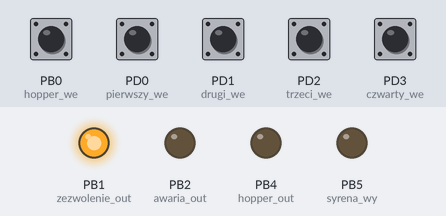
Bench run of a program on a simulated ATmega8, built with avr-gcc and emulated at 8 MHz. Parts: output pins drawn as LEDs (lit = HIGH). The test bench sets the inputs (shaded band); at power-on: PB0 (hopper_we), PD0 (pierwszy_we), PD1 (drugi_we), PD2 (trzeci_we), PD3 (czwarty_we) HIGH. At 9.9 s the program stops and its outputs stay as they are.

Above: at 1.8 s.
1.9 s: PD0 (pierwszy_we) pulled LOW for 0.15 s
At 3.3 s:
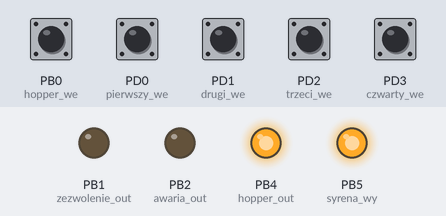
At 10.8 s:
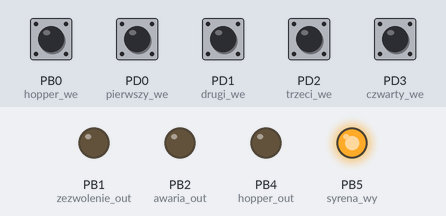
Timing chart, 0 to 11.4 s (numbered marks = the images above; inputs shaded):
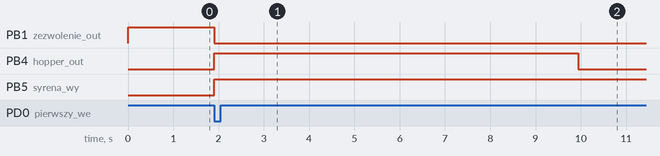

Measured:
- after the input at 1.9 s, PB1 (zezwolenie_out): HIGH → LOW at once; PB4 (hopper_out): LOW → HIGH at once, → LOW 8.0 s later; PB5 (syrena_wy): LOW → HIGH at once

The program:

main.c
```c
#include <avr/io.h>
#include <util/delay.h>

#include <stdlib.h>
#include <avr/interrupt.h>
#include "main.h"

#define F_CPU 8000000UL // zegar w Hz

volatile uint16_t kasa,i,timnes = 0;
volatile uint8_t money,FL_hopper = 1,FLwhile = 1;
volatile uint8_t BAN10 = 10,BAN20=20,BAN50=50,BAN100=100;


int main(void) {

	DDR_pierwszy_we;
	DDR_drugi_we;
	DDR_trzeci_we;
	DDR_czwarty_we;
	DDR_piaty_we;

	DDR_hopper_we;
	DDR_zezwolenie_out;

	pierwszy_we_VCC;
	drugi_we_VCC;
	trzeci_we_VCC;
	czwarty_we_VCC;
	piaty_we_VCC;

	hopper_we_VCC;

	DDR_syrena_wy;
	PORT_syrena_wy_0;
	DDR_hopper_out;
	PORT_hopper_out_0;
	DDR_zezwolenie_out;
	PORT_zezwolenie_out_1;
	DDR_awaria_out;
	PORT_awaria_out_0;
	_delay_ms(1000);
	PORT_hopper_out_0;
	while (1) {

// ==========================================================================================
// =================================== drugi ================================================

			if (!(PIN_pierwszy_we)) {
				_delay_ms(2);
				if (!(PIN_pierwszy_we)) {
						nabij_kase(BAN10);
				}
			}

			if (!(PIN_drugi_we)) {
				_delay_ms(2);

				if (!(PIN_drugi_we)) {
						nabij_kase(BAN20);
				}
			}
			if (!(PIN_trzeci_we)) {
				_delay_ms(2);
				if (!(PIN_trzeci_we)) {
						nabij_kase(BAN50);
				}
			}
			if (!(PIN_czwarty_we)) {
				_delay_ms(2);
				if (!(PIN_czwarty_we)) {
						nabij_kase(BAN100);
				}
			}

		}
// ==========================================================================================
// ================================= trzeci =================================================


}

	void nabij_kase(uint8_t ile) {
		money = 0;
		PORT_zezwolenie_out_0;
		PORT_hopper_out_1;
		PORT_syrena_wy_1;		FLwhile = 1;
		while (FLwhile) {
			_delay_ms(1);
			timnes ++;
			if((!(PIN_hopper_we)) && (FL_hopper)){
				_delay_ms(2);
				if((!(PIN_hopper_we)) && (FL_hopper))
				{
					FL_hopper = 0;
					money++;
					timnes = 0;
				}
			}

			if ((PIN_hopper_we) && (FL_hopper == 0))
			{
				_delay_ms(2);
				if ((PIN_hopper_we) && (FL_hopper == 0))
				{
					FL_hopper  = 1;
				}
			}
			if (timnes >=8000)
			{
				while (1)
				{
					PORT_hopper_out_0;
					PORT_zezwolenie_out_0;
				}
			}

		if (money == ile)
		{
			FLwhile = 0;
		}
		}

		PORT_syrena_wy_0;
	PORT_zezwolenie_out_1;
	PORT_hopper_out_0;
	}
```

main.h
```c
#ifndef MAIN_H_
#define MAIN_H_

#define DDR_pierwszy_we DDRD &= ~(_BV(pierwszy_we))
#define PIN_pierwszy_we PIND & _BV(pierwszy_we)
#define pierwszy_we_VCC PORTD |= _BV(pierwszy_we)
#define pierwszy_we_GND PORTD &= ~_BV(pierwszy_we)
#define pierwszy_we PD0 //ok

#define DDR_drugi_we DDRD &= ~(_BV(drugi_we))
#define PIN_drugi_we PIND & _BV(drugi_we)
#define drugi_we_VCC PORTD |= _BV(drugi_we)
#define drugi_we_GND PORTD &= ~_BV(drugi_we)
#define drugi_we PD1 //ok

#define DDR_trzeci_we DDRD &= ~(_BV(trzeci_we))
#define PIN_trzeci_we PIND & _BV(trzeci_we)
#define trzeci_we_VCC PORTD |= _BV(trzeci_we)
#define trzeci_we_GND PORTD &= ~_BV(trzeci_we)
#define trzeci_we PD2 //ok

#define DDR_czwarty_we DDRD &= ~(_BV(czwarty_we))
#define PIN_czwarty_we PIND & _BV(czwarty_we)
#define czwarty_we_VCC PORTD |= _BV(czwarty_we)
#define czwarty_we_GND PORTD &= ~_BV(czwarty_we)
#define czwarty_we PD3 //ok

#define DDR_piaty_we DDRD &= ~(_BV(piaty_we))
#define PIN_piaty_we PIND & _BV(piaty_we)
#define piaty_we_VCC PORTD |= _BV(piaty_we)
#define piaty_we_GND PORTD &= ~_BV(piaty_we)
#define piaty_we PD4 // ok


#define DDR_hopper_we DDRB &= ~(_BV(hopper_we))
#define PIN_hopper_we PINB & _BV(hopper_we)
#define hopper_we_VCC PORTB |= _BV(hopper_we)
#define hopper_we_GND PORTB &= ~_BV(hopper_we)
#define hopper_we PB0 // ok

//-----------------------------------------------------------------------------

#define DDR_syrena_wy DDRB |= _BV(syrena_wy)
#define PORT_syrena_wy_0 PORTB &= ~_BV(syrena_wy)
#define PORT_syrena_wy_1 PORTB |= _BV(syrena_wy)
#define PORT_syrena_wy_z PORTB ^= _BV(syrena_wy)
#define syrena_wy PB5

#define DDR_hopper_out DDRB |= _BV(hopper_out)
#define PORT_hopper_out_0 PORTB &= ~_BV(hopper_out)
#define PORT_hopper_out_1 PORTB |= _BV(hopper_out)
#define PORT_hopper_out_z PORTB ^= _BV(hopper_out)
#define hopper_out PB4 //ok

#define DDR_awaria_out DDRB |= _BV(awaria_out)
#define PORT_awaria_out_0 PORTB &= ~_BV(awaria_out)
#define PORT_awaria_out_1 PORTB |= _BV(awaria_out)
#define PORT_awaria_out_z PORTB ^= _BV(awaria_out)
#define awaria_out PB2 //ok


#define DDR_zezwolenie_out DDRB |= _BV(zezwolenie_out)
#define PORT_zezwolenie_out_0 PORTB &= ~_BV(zezwolenie_out)
#define PORT_zezwolenie_out_1 PORTB |= _BV(zezwolenie_out)
#define PORT_zezwolenie_out_z PORTB ^= _BV(zezwolenie_out)
#define zezwolenie_out PB1 //ok


void nabij_kase(uint8_t ile);


// ============================================================================

#endif /* MAIN_H_ */
```
